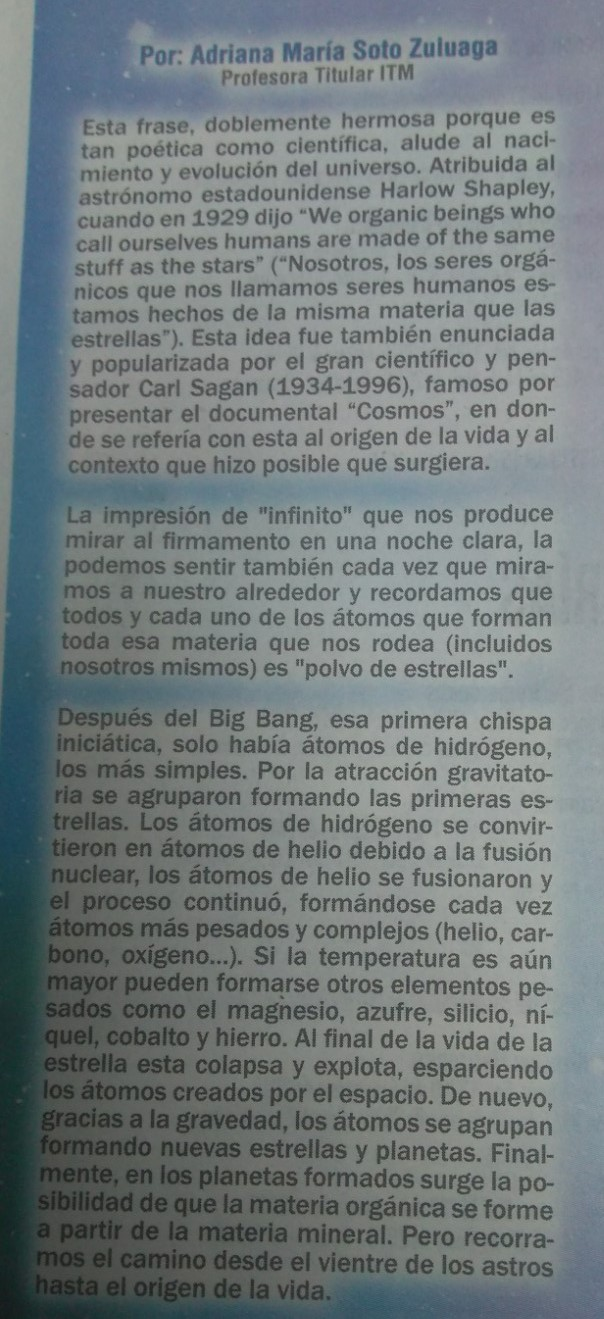
#> input picture taller3/img7.jpg, 604 x 1319 px
$ python problema4A.py
#> lines starting #> are read from the running program, lines starting #| are printed output that depends on the picture; after the words box and inside, x2 and y2 are one past the last pixel; in counts of white or black regions, pixels touching at a corner belong together
# -*- coding: utf-8 -*-
"""
Created on Wed Oct 31 17:17:09 2018

@author: Manuel Andres Sanchez Muñoz
"""

#segunda imagen

import numpy as np
import cv2
from matplotlib import pyplot as plt
from sklearn.cluster import KMeans

img = cv2.imread('img7.jpg')
#> img is the input picture: shape (1319, 604, 3); mean B, G, R 124, 122.6, 114
[nf,nc,nb] = img.shape
#> nf = 1319; nc = 604; nb = 3
plt.imshow(cv2.cvtColor(img, cv2.COLOR_BGR2RGB))
plt.axis('off')
N=7
img2 = np.reshape(img,(nf*nc,nb))
kmeans = KMeans(n_clusters=N, random_state=0).fit(img2)
C = kmeans.labels_

imgC = np.reshape(C,(nf,nc))
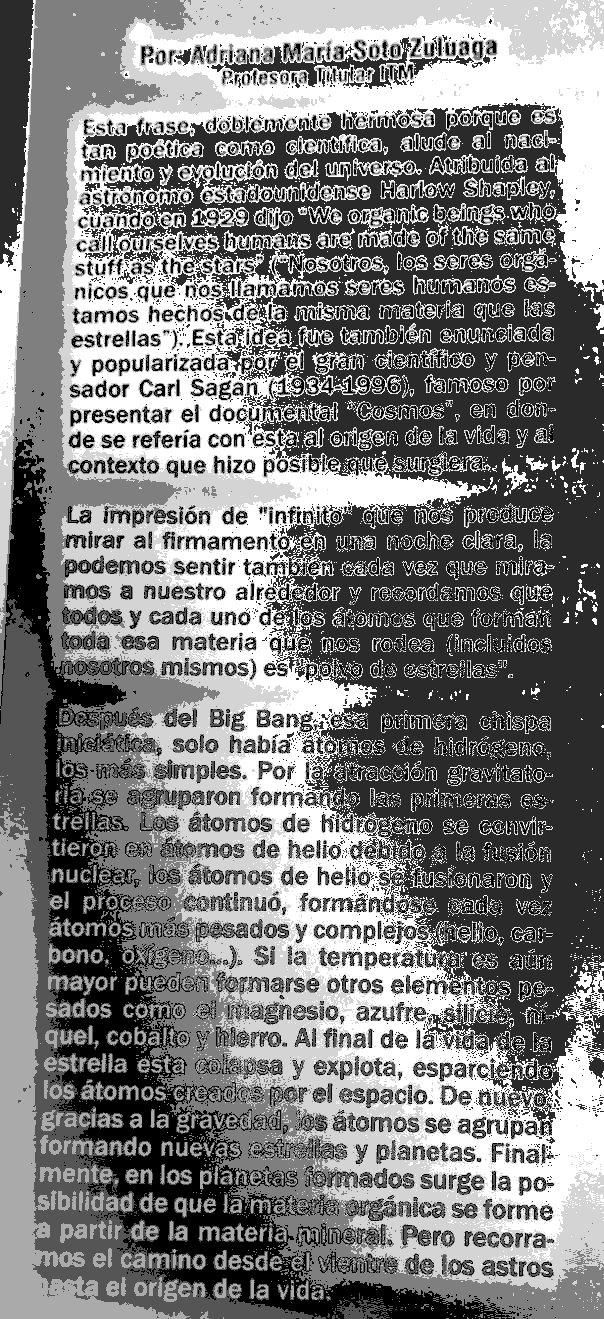
#> imgC: shape (1319, 604) int32; min 0, max 6, mean 2.96; drawn with min black and max white
plt.figure()
plt.imshow(imgC)
plt.axis('off')

for i in range(1,N):
    mask = np.zeros(imgC.shape,np.uint8)
    mask[imgC==i] = 255
    plt.figure()
    plt.imshow(mask,cmap='gray')
    plt.axis('off')
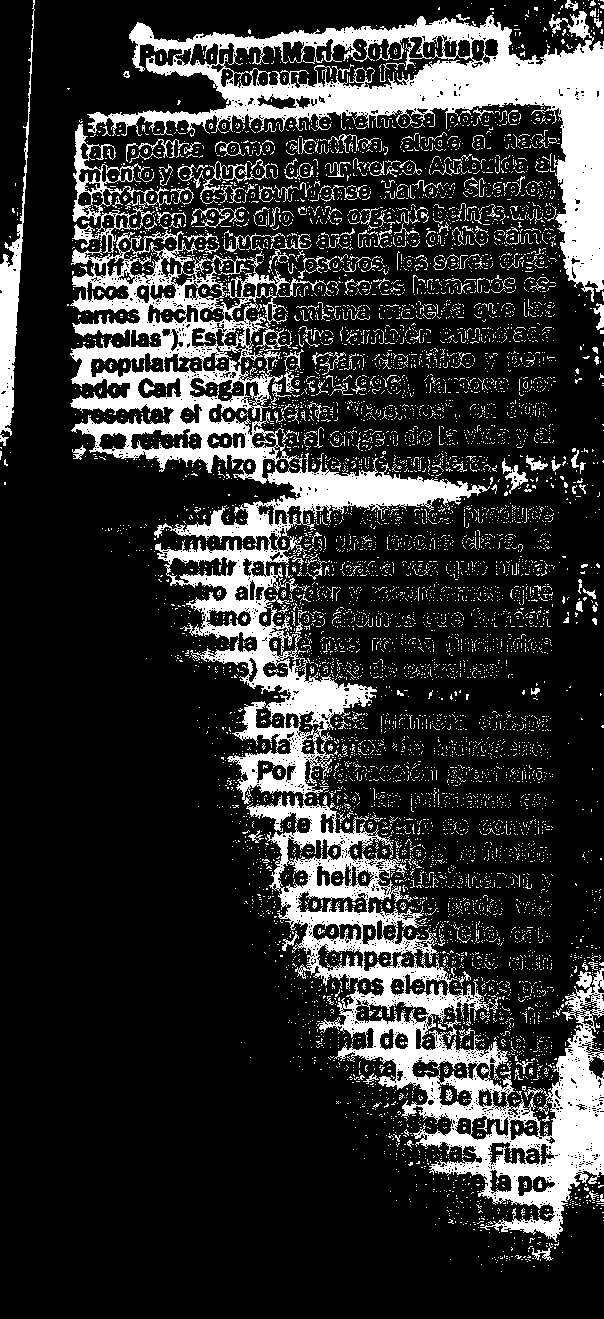
#> mask: shape (1319, 604); 19% white; 7767 white regions (7507 under 20 px), largest, box (x1, y1, x2, y2) and area: (70, 230, 604, 1242) 78962, (87, 11, 604, 302) 32538, (0, 0, 35, 436) 3395

Datos = np.uint8(mask)

acumuladorMatriz = float(0);
suma = 0
suma1 = 0

for x in Datos:
    acumuladorFilas = float(0);
    acumuladorColumnas = float(0);

    for y in x:
        acumuladorFilas = acumuladorFilas + Datos[0][0];
        acumuladorColumnas = acumuladorColumnas + Datos[0][0];

        if (y >= 1 and y <= 255):
                cont =+ 1
                suma = suma + cont
        else:
            cont1 =+ 1
            suma1 = suma1 + cont1
#> after the loop, suma = 151093; suma1 = 645583

print ("El numero de elementos iguales a 1 para bear.jpg binario es: " + str(suma))
#| El numero de elementos iguales a 1 para bear.jpg binario es: 151093
print ("El numero de elementos iguales a 0 para bear.jpg binario es: " + str(suma1))
#| El numero de elementos iguales a 0 para bear.jpg binario es: 645583
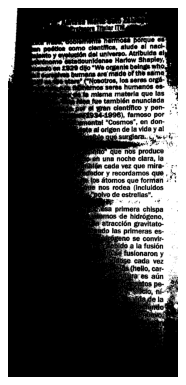
#> figure drawn by matplotlib, 1 panel
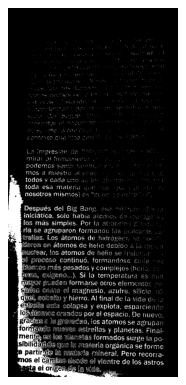
#> figure drawn by matplotlib, 1 panel
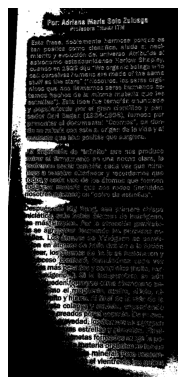
#> figure drawn by matplotlib, 1 panel
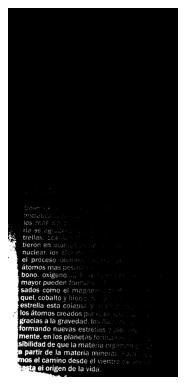
#> figure drawn by matplotlib, 1 panel
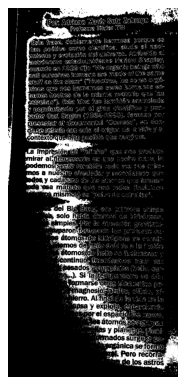
#> figure drawn by matplotlib, 1 panel

$ run again, with taller3/bear.jpg copied over taller3/img7.jpg
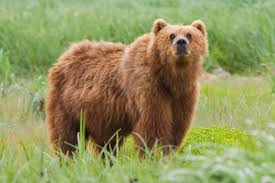
#> input picture taller3/bear.jpg, 275 x 183 px
#> img is the input picture: shape (183, 275, 3); mean B, G, R 95.1, 148.1, 146.6
#> after the loop `for i in range(1,N):`:
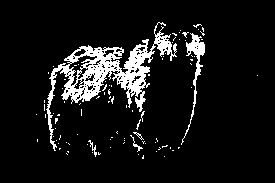
#> mask: shape (183, 275); 8.7% white; 93 white regions (88 under 20 px), largest, box (x1, y1, x2, y2) and area: (46, 22, 177, 151) 3475, (181, 33, 205, 145) 470, (88, 140, 97, 157) 42, (130, 135, 143, 152) 40, (133, 132, 144, 140) 23
#| El numero de elementos iguales a 1 para bear.jpg binario es: 4365
#| El numero de elementos iguales a 0 para bear.jpg binario es: 45960
#> `print ("El numero de elementos iguales a 0 para bear.jpg binario es: "..`:
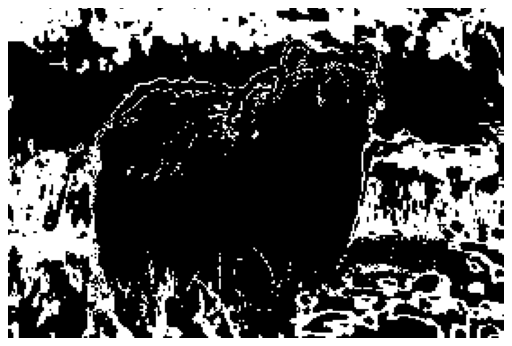
#> figure drawn by matplotlib, 1 panel

$ run again, with taller3/church.jpg copied over taller3/img7.jpg
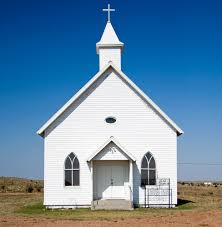
#> input picture taller3/church.jpg, 222 x 227 px
#> img is the input picture: shape (227, 222, 3); mean B, G, R 166.4, 137.6, 101.9
#> imgC: shape (227, 222) int32; 7 distinct labels, from 0 to 6
#> after the loop `for i in range(1,N):`:
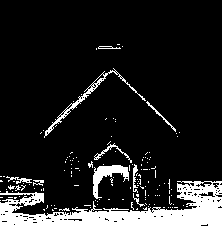
#> mask: shape (227, 222); 13% white; 145 white regions (134 under 20 px), largest, box (x1, y1, x2, y2) and area: (0, 181, 222, 227) 4817, (93, 165, 129, 199) 459, (44, 68, 146, 138) 421
#| El numero de elementos iguales a 1 para bear.jpg binario es: 6541
#| El numero de elementos iguales a 0 para bear.jpg binario es: 43853
#> `print ("El numero de elementos iguales a 0 para bear.jpg binario es: "..`:
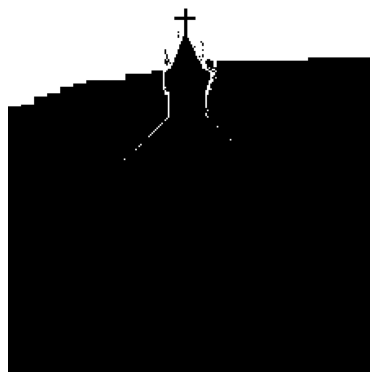
#> figure drawn by matplotlib, 1 panel
